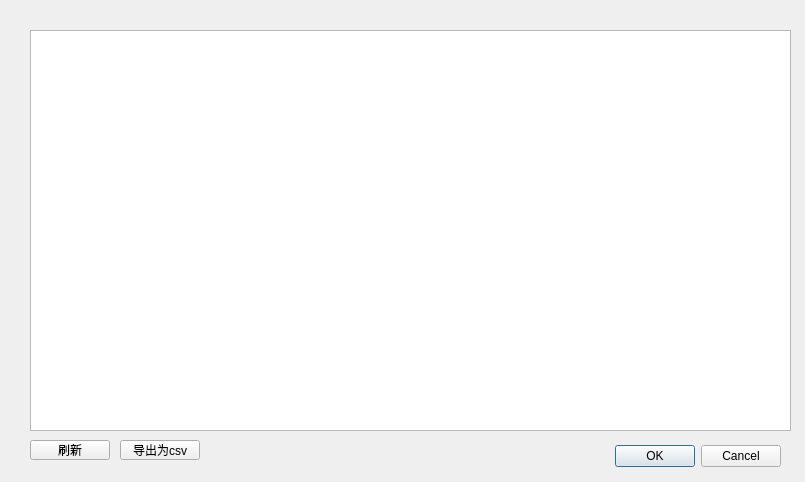
<?xml version="1.0" encoding="UTF-8"?>
<ui version="4.0">
 <class>show_stulist</class>
 <widget class="QDialog" name="show_stulist">
  <property name="enabled">
   <bool>true</bool>
  </property>
  <property name="geometry">
   <rect>
    <x>0</x>
    <y>0</y>
    <width>805</width>
    <height>482</height>
   </rect>
  </property>
  <property name="windowTitle">
   <string>Dialog</string>
  </property>
  <widget class="QDialogButtonBox" name="buttonBox">
   <property name="geometry">
    <rect>
     <x>440</x>
     <y>440</y>
     <width>341</width>
     <height>32</height>
    </rect>
   </property>
   <property name="orientation">
    <enum>Qt::Horizontal</enum>
   </property>
   <property name="standardButtons">
    <set>QDialogButtonBox::Cancel|QDialogButtonBox::Ok</set>
   </property>
  </widget>
  <widget class="QTableWidget" name="tableWidget">
   <property name="geometry">
    <rect>
     <x>30</x>
     <y>30</y>
     <width>761</width>
     <height>401</height>
    </rect>
   </property>
  </widget>
  <widget class="QPushButton" name="pushButton">
   <property name="geometry">
    <rect>
     <x>30</x>
     <y>440</y>
     <width>80</width>
     <height>20</height>
    </rect>
   </property>
   <property name="text">
    <string>刷新</string>
   </property>
  </widget>
  <widget class="QPushButton" name="pushButton_2">
   <property name="geometry">
    <rect>
     <x>120</x>
     <y>440</y>
     <width>80</width>
     <height>20</height>
    </rect>
   </property>
   <property name="text">
    <string>导出为csv</string>
   </property>
  </widget>
 </widget>
 <resources/>
 <connections>
  <connection>
   <sender>buttonBox</sender>
   <signal>accepted()</signal>
   <receiver>show_stulist</receiver>
   <slot>accept()</slot>
   <hints>
    <hint type="sourcelabel">
     <x>248</x>
     <y>254</y>
    </hint>
    <hint type="destinationlabel">
     <x>157</x>
     <y>274</y>
    </hint>
   </hints>
  </connection>
  <connection>
   <sender>buttonBox</sender>
   <signal>rejected()</signal>
   <receiver>show_stulist</receiver>
   <slot>reject()</slot>
   <hints>
    <hint type="sourcelabel">
     <x>316</x>
     <y>260</y>
    </hint>
    <hint type="destinationlabel">
     <x>286</x>
     <y>274</y>
    </hint>
   </hints>
  </connection>
 </connections>
</ui>
